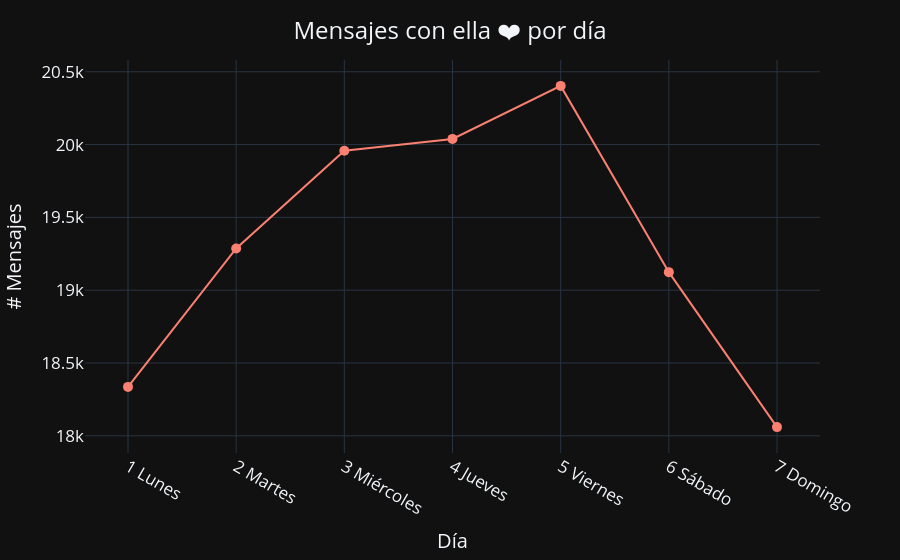

Notebook source saved alongside this figure:
### Markdown cell above
#### Número de mensajes por día

### Code cell
# Crear una columna de 1 para realizar el conteo de mensajes
df['# Mensajes por día'] = 1

# Sumar (contar) los mensajes que tengan la misma fecha
date_df = df.groupby('DiaSemana').count().reset_index()


# Plotear la cantidad de mensajes respecto del tiempo
fig = px.line(date_df, x='DiaSemana', y='# Mensajes por día', color_discrete_sequence=['salmon'], template='plotly_dark')

# Ajustar el gráfico
fig.update_layout(
    title={'text': 'Mensajes con ella ❤️ por día', 'y':0.96, 'x':0.5, 'xanchor': 'center'},
    font=dict(size=17))
fig.update_traces(mode='markers+lines', marker=dict(size=10))
fig.update_xaxes(title_text='Día', tickangle=30)
fig.update_yaxes(title_text='# Mensajes')
fig.show()

### Figure 1 — Plotly figure (JSON) as saved in the notebook; plotly's stock layout.template omitted (floating-point values rounded to 4 significant figures)
{"data": [{"hovertemplate": "DiaSemana=%{x}<br># Mensajes por día=%{y}<extra></extra>", "legendgroup": "", "line": {"color": "salmon", "dash": "solid"}, "marker": {"size": 10, "symbol": "circle"}, "mode": "markers+lines", "name": "", "orientation": "v", "showlegend": false, "type": "scatter", "x": ["1 Lunes", "2 Martes", "3 Miércoles", "4 Jueves", "5 Viernes", "6 Sábado", "7 Domingo"], "xaxis": "x", "y": [18336, 19287, 19958, 20039, 20403, 19124, 18060], "yaxis": "y"}], "layout": {"font": {"size": 17}, "legend": {"tracegroupgap": 0}, "margin": {"t": 60}, "title": {"text": "Mensajes con ella ❤️ por día", "x": 0.5, "xanchor": "center", "y": 0.96}, "xaxis": {"anchor": "y", "domain": [0, 1], "tickangle": 30, "title": {"text": "Día"}}, "yaxis": {"anchor": "x", "domain": [0, 1], "title": {"text": "# Mensajes"}}}}
